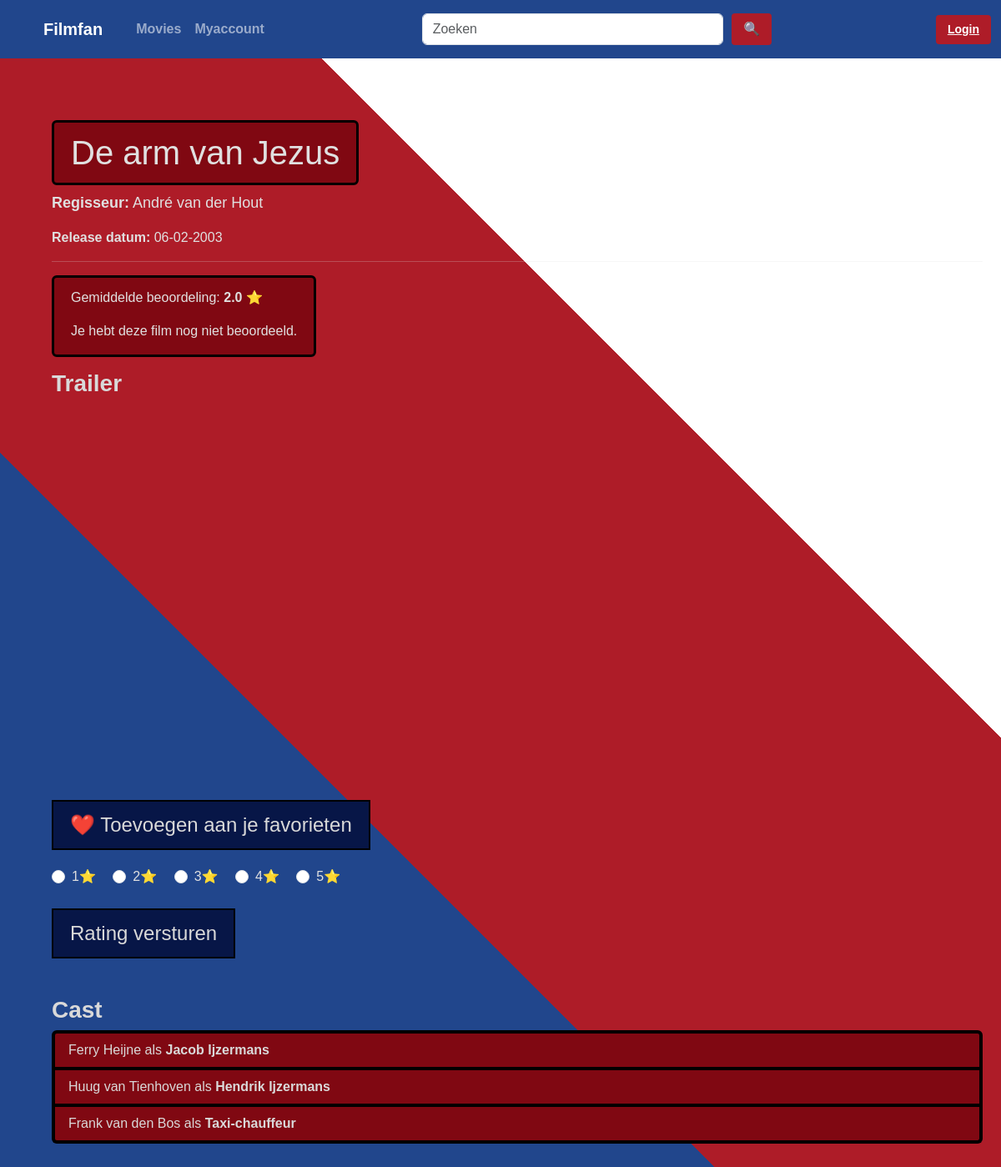
The page /film/7 on the database its author committed.
### app/models.py (models this page shows, shortened)
class Film(db.Model):
    id: Mapped[int] = mapped_column(primary_key=True)
    title: Mapped[str] = mapped_column(Text)
    regisseur_id: Mapped[int] = mapped_column(ForeignKey("regisseur.id"))
    release_datum: Mapped[date] = mapped_column(Date, nullable=False)
    trailer_url: Mapped[str] = mapped_column(Text, nullable=False)
    regisseur = relationship("Regisseur", back_populates="films")
    rollen = relationship("Rol", back_populates="film")
    favorite_links = relationship("Favorite", back_populates="film")
    ratings = relationship("Rating", back_populates="film")

class Regisseur(db.Model):
    id: Mapped[int] = mapped_column(primary_key=True)
    voornaam: Mapped[str] = mapped_column(Text)
    achternaam: Mapped[str] = mapped_column(Text)
    films = relationship("Film", back_populates="regisseur")

class Rol(db.Model):
    id: Mapped[int] = mapped_column(primary_key=True)
    acteur_id: Mapped[int] = mapped_column(ForeignKey("acteur.id"))
    film_id: Mapped[int] = mapped_column(ForeignKey("film.id"))
    personage: Mapped[str] = mapped_column(Text)
    acteur = relationship("Acteur", back_populates="rollen")
    film = relationship("Film", back_populates="rollen")

class Acteur(db.Model):
    id: Mapped[int] = mapped_column(primary_key=True)
    voornaam: Mapped[str] = mapped_column(Text)
    achternaam: Mapped[str] = mapped_column(Text)
    rollen = relationship("Rol", back_populates="acteur")

### app/films/routes.py (the view)
@bp.route("/<int:film_id>")
def film_pagina(film_id):
    film = Film.query.get_or_404(film_id)
    regisseur = Regisseur.query.get(film.regisseur_id)
    rollen = Rol.query.filter_by(film_id=film_id).all()
    rollen_met_acteurs = []
    for rol in rollen:
        acteur = Acteur.query.get(rol.acteur_id)
        rollen_met_acteurs.append({
            "personage": rol.personage,
            "acteur": acteur
        })
    query_avg = db.select(db.func.avg(Rating.value)).where(Rating.film_id == film_id)
    avg_result = db.session.execute(query_avg).scalar()
    average_rating = round(avg_result, 1) if avg_result else None
    user_id = session.get("user_id")
    query_user = db.select(Rating.value).where(Rating.film_id == film_id).where(Rating.user_id == user_id)
    user_rating = db.session.execute(query_user).scalar_one_or_none()
    return render_template(
        "film.html",
        film=film,
        regisseur=regisseur,
        rollen=rollen_met_acteurs,
        average_rating=average_rating,
        user_rating=user_rating
    )

### app/films/templates/film.html (shortened to what this page needs)
{% extends "template.html" %}
{% block stylesheet %}
<link rel="stylesheet" href="{{ url_for ('static', filename='css/template.css') }}">
<link rel="stylesheet" href="{{ url_for('static', filename='css/film.css') }}">
{% endblock %}
{% block content %}
<div class="container mt-4">
    <h1 class="jumbotron">{{ film.title}}</h1>
    <p class="film-info">
        <strong>Regisseur:</strong>
        {{ regisseur.voornaam }} {{ regisseur.achternaam }}
    </p>
    <p>
        <strong>Release datum:</strong>
        {{ film.release_datum.strftime("%d-%m-%Y") }}
    </p>
    <hr>
    <div class="jumbotron" id = "padding-lowered">
        {% if average_rating %}
        <p>Gemiddelde beoordeling: <strong>{{ average_rating }}</strong> ⭐</p>
        {% else %}
        <p>Deze film heeft nog geen beoordelingen.</p>
        {% endif %}
        {% if user_rating %}
        <p>Jouw beoordeling: <strong>{{ user_rating }}</strong> ⭐</p>
        {% else %}
        <p>Je hebt deze film nog niet beoordeeld.</p>
        {% endif %}
    </div>
    <h3> <strong>Trailer</strong> </h3>
    <div style="max-width: 800px;">
        <div class="ratio ratio-16x9 mb-4">
            <iframe src="https://www.youtube.com/embed/{{ film.trailer_url }}" allowfullscreen>
            </iframe>
        </div>
    </div>
    <form action="{{ url_for('films.favorite', film_id=film.id) }}" method="POST">
        <button type="submit" class="favorite-btn">
            ❤️ Toevoegen aan je favorieten
        </button>
    </form>
    <div class="review-rating">
        <form action="{{ url_for('films.review', film_id=film.id) }}" method="POST">
            <div class="form-check form-check-inline">
                <input class="form-check-input" type="radio" name="rating" id="star1" value="1">
                <label class="form-check-label" for="star1">1⭐</label>
            </div>
            <div class="form-check form-check-inline">
                <input class="form-check-input" type="radio" name="rating" id="star2" value="2">
                <label class="form-check-label" for="star2">2⭐</label>
            </div>
            <div class="form-check form-check-inline">
                <input class="form-check-input" type="radio" name="rating" id="star3" value="3">
                <label class="form-check-label" for="star3">3⭐</label>
            </div>
            <div class="form-check form-check-inline">
                <input class="form-check-input" type="radio" name="rating" id="star4" value="4">
                <label class="form-check-label" for="star4">4⭐</label>
            </div>
            <div class="form-check form-check-inline">
                <input class="form-check-input" type="radio" name="rating" id="star5" value="5">
                <label class="form-check-label" for="star5">5⭐</label>
            </div>
            <br>
            <br>
            <button type="submit" class="send-btn"> Rating versturen </button>
        </form>
    </div>
    <h3 class="cast-titel">Cast</h3>
    <ul class="list-group">
        {% for rol in rollen %}
        <li class="list-group-item">
            {{ rol.acteur.voornaam }} {{ rol.acteur.achternaam }}
            als <strong>{{ rol.personage }}</strong>
        </li>
        {% endfor %}
    </ul>
</div>
{% endblock %}

### app/static/css/template.css (style rules this page uses)
body { background: linear-gradient(45deg, #21468C 33%, #AE1C28 33%, #AE1C28 66%, #FFFFFF 66%); color: #E0E0E0; font-family: Arial, sans-serif; background-size: cover; background-position: center center; background-attachment: fixed; min-height: 100vh; }
.list-group-item { background-color: #800812; color: #d9d9d9; border-color: #000000; border-width: 4px; }
.jumbotron { background-color: #800812; padding: 12px 20px; display: inline-block; border-radius: 6px; border: 3px solid #000000; }

### app/static/css/film.css (style rules this page uses)
h3 { color: #d9d9d9; }
.cast-titel { color: #d9d9d9; font-weight: bold; margin-top: 25px; }
.film-info { font-size: 18px; }
.favorite-btn { background-color: #071647; cursor: pointer; color: #d9d9d9; font-size: 24px; border: 2px solid black; padding: 10px 20px; margin-bottom: 20px; }
.send-btn { background-color: #071647; cursor: pointer; color: #d9d9d9; font-size: 24px; border: 2px solid black; padding: 10px 20px; margin-bottom: 20px; }
#padding-lowered { padding-bottom: 0px; margin-bottom: 15px }
.list-group { padding-bottom:30px; }

### rows shown on the page
Film: title "De arm van Jezus", release_datum "06-02-2003"
Regisseur: voornaam "André", achternaam "van der Hout"
Rol: acteur.voornaam "Ferry", acteur.achternaam "Heijne", personage "Jacob Ijzermans"
Rol: acteur.voornaam "Huug", acteur.achternaam "van Tienhoven", personage "Hendrik Ijzermans"
Rol: acteur.voornaam "Frank", acteur.achternaam "van den Bos", personage "Taxi-chauffeur"

### other values the page prints
{{ average_rating }} "2.0"
